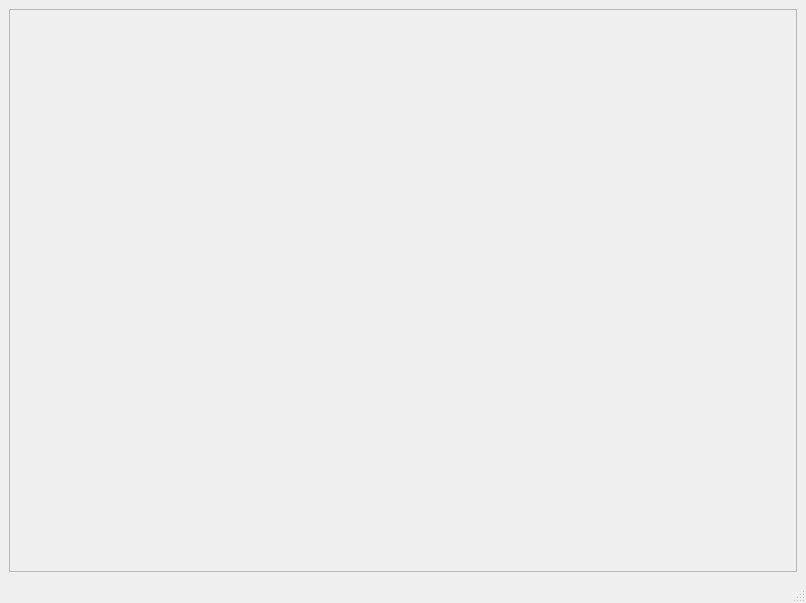
<?xml version="1.0" encoding="UTF-8"?>
<ui version="4.0">
 <class>ScrollAreaWindow</class>
 <widget class="QMainWindow" name="ScrollAreaWindow">
  <property name="geometry">
   <rect>
    <x>0</x>
    <y>0</y>
    <width>806</width>
    <height>603</height>
   </rect>
  </property>
  <property name="windowTitle">
   <string>ScrollAreaWindow</string>
  </property>
  <widget class="QWidget" name="centralwidget">
   <layout class="QVBoxLayout" name="verticalLayout">
    <item>
     <widget class="QScrollArea" name="scrollArea">
      <property name="widgetResizable">
       <bool>true</bool>
      </property>
      <widget class="QWidget" name="scrollAreaWidgetContents">
       <property name="geometry">
        <rect>
         <x>0</x>
         <y>0</y>
         <width>780</width>
         <height>550</height>
        </rect>
       </property>
       <layout class="QGridLayout" name="gridLayout"/>
      </widget>
     </widget>
    </item>
   </layout>
  </widget>
  <widget class="QStatusBar" name="statusbar"/>
 </widget>
 <resources/>
 <connections/>
</ui>
